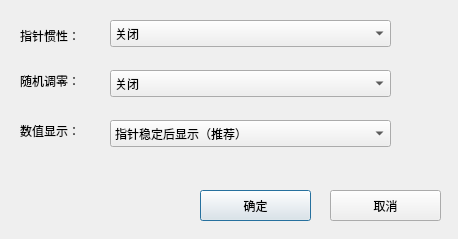
<?xml version="1.0" encoding="UTF-8"?>
<ui version="4.0">
 <class>SettingWin</class>
 <widget class="QDialog" name="SettingWin">
  <property name="geometry">
   <rect>
    <x>0</x>
    <y>0</y>
    <width>458</width>
    <height>239</height>
   </rect>
  </property>
  <property name="windowTitle">
   <string>设置</string>
  </property>
  <widget class="QLabel" name="label">
   <property name="geometry">
    <rect>
     <x>20</x>
     <y>20</y>
     <width>81</width>
     <height>31</height>
    </rect>
   </property>
   <property name="text">
    <string>指针惯性：</string>
   </property>
  </widget>
  <widget class="QLabel" name="label_2">
   <property name="geometry">
    <rect>
     <x>20</x>
     <y>70</y>
     <width>81</width>
     <height>21</height>
    </rect>
   </property>
   <property name="text">
    <string>随机调零：</string>
   </property>
  </widget>
  <widget class="QLabel" name="label_3">
   <property name="geometry">
    <rect>
     <x>20</x>
     <y>120</y>
     <width>81</width>
     <height>21</height>
    </rect>
   </property>
   <property name="text">
    <string>数值显示：</string>
   </property>
  </widget>
  <widget class="QComboBox" name="comboBox">
   <property name="geometry">
    <rect>
     <x>110</x>
     <y>20</y>
     <width>281</width>
     <height>27</height>
    </rect>
   </property>
   <item>
    <property name="text">
     <string>关闭</string>
    </property>
   </item>
   <item>
    <property name="text">
     <string>小</string>
    </property>
   </item>
   <item>
    <property name="text">
     <string>中</string>
    </property>
   </item>
   <item>
    <property name="text">
     <string>大</string>
    </property>
   </item>
  </widget>
  <widget class="QComboBox" name="comboBox_2">
   <property name="geometry">
    <rect>
     <x>110</x>
     <y>70</y>
     <width>281</width>
     <height>27</height>
    </rect>
   </property>
   <item>
    <property name="text">
     <string>关闭</string>
    </property>
   </item>
   <item>
    <property name="text">
     <string>开机时随机调零</string>
    </property>
   </item>
  </widget>
  <widget class="QComboBox" name="comboBox_3">
   <property name="geometry">
    <rect>
     <x>110</x>
     <y>120</y>
     <width>281</width>
     <height>27</height>
    </rect>
   </property>
   <item>
    <property name="text">
     <string>指针稳定后显示（推荐）</string>
    </property>
   </item>
   <item>
    <property name="text">
     <string>立即显示</string>
    </property>
   </item>
  </widget>
  <widget class="QPushButton" name="pushButton">
   <property name="geometry">
    <rect>
     <x>200</x>
     <y>190</y>
     <width>111</width>
     <height>31</height>
    </rect>
   </property>
   <property name="text">
    <string>确定</string>
   </property>
  </widget>
  <widget class="QPushButton" name="pushButton_2">
   <property name="geometry">
    <rect>
     <x>330</x>
     <y>190</y>
     <width>111</width>
     <height>31</height>
    </rect>
   </property>
   <property name="text">
    <string>取消</string>
   </property>
  </widget>
 </widget>
 <resources/>
 <connections/>
</ui>
